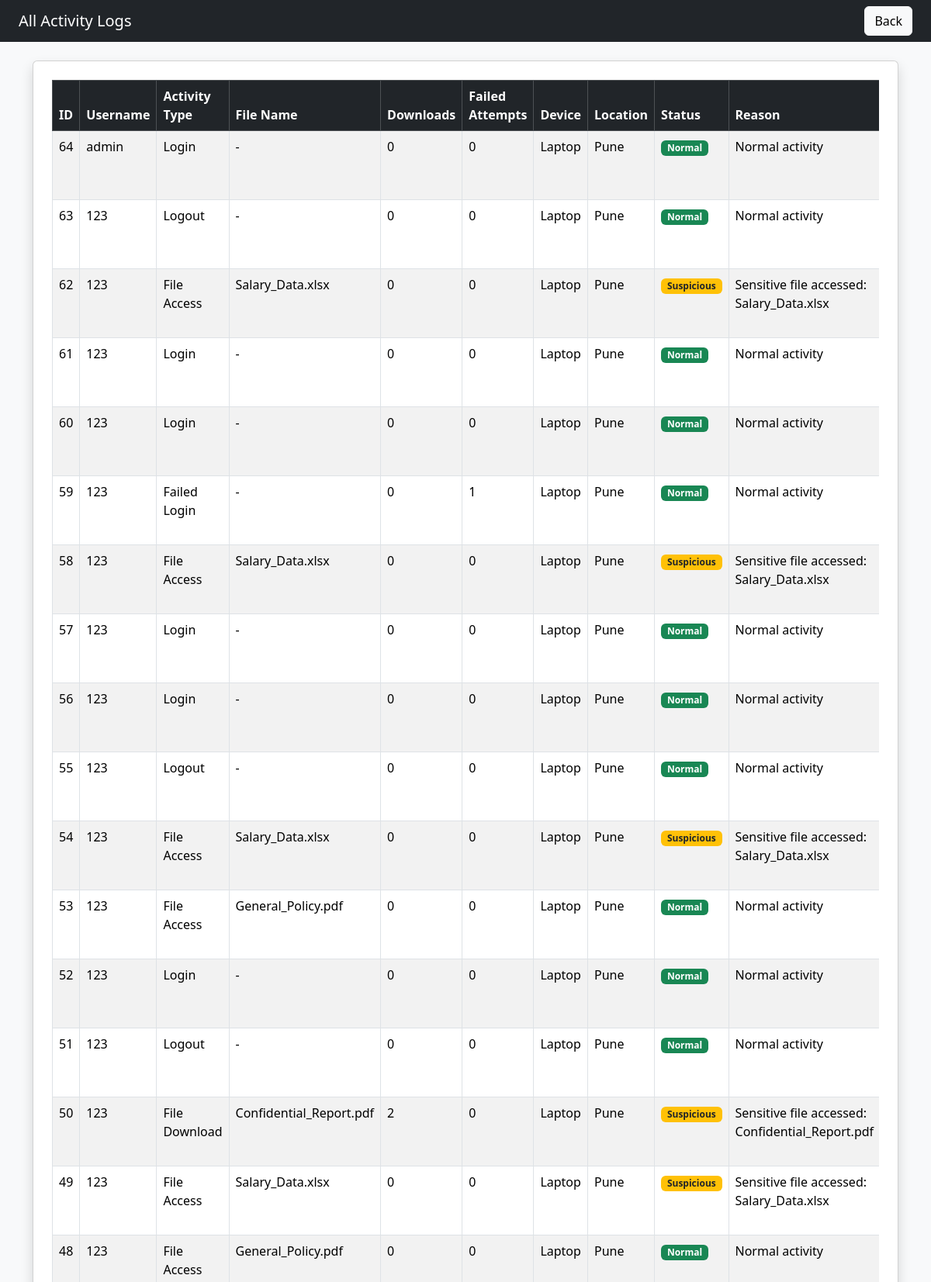
Screenshot of /logs (signed in, upper part) with the database file from the repository.
### tables this page shows
CREATE TABLE activity_logs (

            id INTEGER PRIMARY KEY AUTOINCREMENT,

            user_id INTEGER,

            username TEXT,

            login_time TEXT,

            logout_time TEXT,

            activity_type TEXT,

            file_name TEXT,

            downloads INTEGER DEFAULT 0,

            failed_attempts INTEGER DEFAULT 0,

            device TEXT DEFAULT 'Laptop',

            location TEXT DEFAULT 'Pune',

            status TEXT DEFAULT 'Normal',

            reason TEXT

        );

### app.py (the view)
@app.route('/logs')
def logs():
    if 'user_id' not in session or session.get('role') != 'admin':
        return redirect(url_for('login'))
    conn = get_db()
    c = conn.cursor()
    c.execute("SELECT * FROM activity_logs ORDER BY id DESC")
    all_logs = c.fetchall()
    conn.close()
    return render_template('logs.html', logs=all_logs)

### app.py (called while the page is built)
def get_db():
    conn = sqlite3.connect(DB_PATH)
    conn.row_factory = sqlite3.Row  # allows dict-like access
    return conn

### templates/logs.html (shortened to what this page needs)
<!DOCTYPE html>
<html lang="en">
<head>
    <link href="https://cdn.jsdelivr.net/npm/bootstrap@5.3.3/dist/css/bootstrap.min.css" rel="stylesheet">
</head>
<body class="bg-light">
    <nav class="navbar navbar-dark bg-dark px-4">
        <span class="navbar-brand mb-0 h1">All Activity Logs</span>
        <a href="{{ url_for('admin_dashboard') }}" class="btn btn-light">Back</a>
    </nav>
    <div class="container py-4">
        <div class="card shadow p-4">
            <div class="table-responsive">
                <table class="table table-bordered table-striped">
                    <thead class="table-dark">
                        <tr>
                            <th>ID</th>
                            <th>Username</th>
                            <th>Activity Type</th>
                            <th>File Name</th>
                            <th>Downloads</th>
                            <th>Failed Attempts</th>
                            <th>Device</th>
                            <th>Location</th>
                            <th>Status</th>
                            <th>Reason</th>
                        </tr>
                    </thead>
                    <tbody>
                        {% for log in logs %}
                        <tr>
                            <td>{{ log.id }}</td>
                            <td>{{ log.username }}</td>
                            <td>{{ log.activity_type }}</td>
                            <td>{{ log.file_name if log.file_name else '-' }}</td>
                            <td>{{ log.downloads }}</td>
                            <td>{{ log.failed_attempts }}</td>
                            <td>{{ log.device }}</td>
                            <td>{{ log.location }}</td>
                            <td>
                                {% if log.status == 'Normal' %}
                                    <span class="badge bg-success">{{ log.status }}</span>
                                {% elif log.status == 'Suspicious' %}
                                    <span class="badge bg-warning text-dark">{{ log.status }}</span>
                                {% else %}
                                    <span class="badge bg-danger">{{ log.status }}</span>
                                {% endif %}
                            </td>
                            <td>{{ log.reason }}</td>
                        </tr>
                        {% endfor %}
                    </tbody>
                </table>
            </div>
        </div>
    </div>
</body>
</html>

### rows the page displays
activity_logs: id "64", username "admin", activity_type "Login", file_name "-", downloads "0", failed_attempts "0", device "Laptop", location "Pune", status "Normal", reason "Normal activity"
activity_logs: id "63", username "123", activity_type "Logout", file_name "-", downloads "0", failed_attempts "0", device "Laptop", location "Pune", status "Normal", reason "Normal activity"
activity_logs: id "62", username "123", activity_type "File Access", file_name "Salary_Data.xlsx", downloads "0", failed_attempts "0", device "Laptop", location "Pune", status "Suspicious", reason "Sensitive file accessed: Salary_Data.xlsx"
activity_logs: id "61", username "123", activity_type "Login", file_name "-", downloads "0", failed_attempts "0", device "Laptop", location "Pune", status "Normal", reason "Normal activity"
activity_logs: id "60", username "123", activity_type "Login", file_name "-", downloads "0", failed_attempts "0", device "Laptop", location "Pune", status "Normal", reason "Normal activity"
activity_logs: id "59", username "123", activity_type "Failed Login", file_name "-", downloads "0", failed_attempts "1", device "Laptop", location "Pune", status "Normal", reason "Normal activity"
activity_logs: id "58", username "123", activity_type "File Access", file_name "Salary_Data.xlsx", downloads "0", failed_attempts "0", device "Laptop", location "Pune", status "Suspicious", reason "Sensitive file accessed: Salary_Data.xlsx"
activity_logs: id "57", username "123", activity_type "Login", file_name "-", downloads "0", failed_attempts "0", device "Laptop", location "Pune", status "Normal", reason "Normal activity"
activity_logs: id "56", username "123", activity_type "Login", file_name "-", downloads "0", failed_attempts "0", device "Laptop", location "Pune", status "Normal", reason "Normal activity"
activity_logs: id "55", username "123", activity_type "Logout", file_name "-", downloads "0", failed_attempts "0", device "Laptop", location "Pune", status "Normal", reason "Normal activity"
activity_logs: id "54", username "123", activity_type "File Access", file_name "Salary_Data.xlsx", downloads "0", failed_attempts "0", device "Laptop", location "Pune", status "Suspicious", reason "Sensitive file accessed: Salary_Data.xlsx"
activity_logs: id "53", username "123", activity_type "File Access", file_name "General_Policy.pdf", downloads "0", failed_attempts "0", device "Laptop", location "Pune", status "Normal", reason "Normal activity"
activity_logs: id "52", username "123", activity_type "Login", file_name "-", downloads "0", failed_attempts "0", device "Laptop", location "Pune", status "Normal", reason "Normal activity"
activity_logs: id "51", username "123", activity_type "Logout", file_name "-", downloads "0", failed_attempts "0", device "Laptop", location "Pune", status "Normal", reason "Normal activity"
activity_logs: id "50", username "123", activity_type "File Download", file_name "Confidential_Report.pdf", downloads "2", failed_attempts "0", device "Laptop", location "Pune", status "Suspicious", reason "Sensitive file accessed: Confidential_Report.pdf"
activity_logs: id "49", username "123", activity_type "File Access", file_name "Salary_Data.xlsx", downloads "0", failed_attempts "0", device "Laptop", location "Pune", status "Suspicious", reason "Sensitive file accessed: Salary_Data.xlsx"
activity_logs: id "48", username "123", activity_type "File Access", file_name "General_Policy.pdf", downloads "0", failed_attempts "0", device "Laptop", location "Pune", status "Normal", reason "Normal activity"
